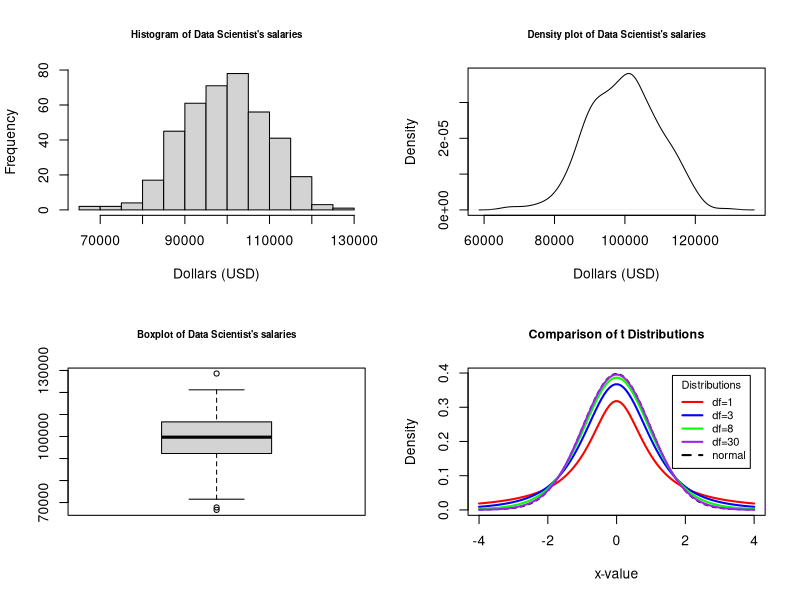
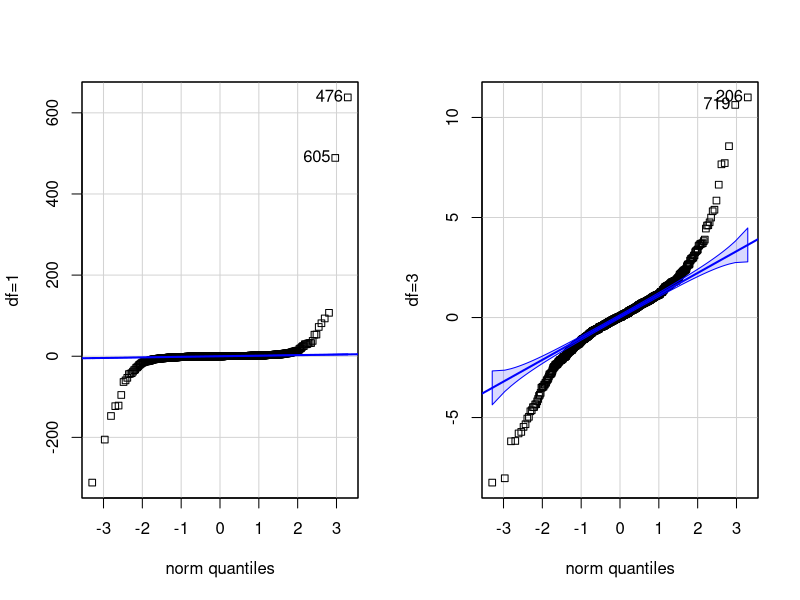
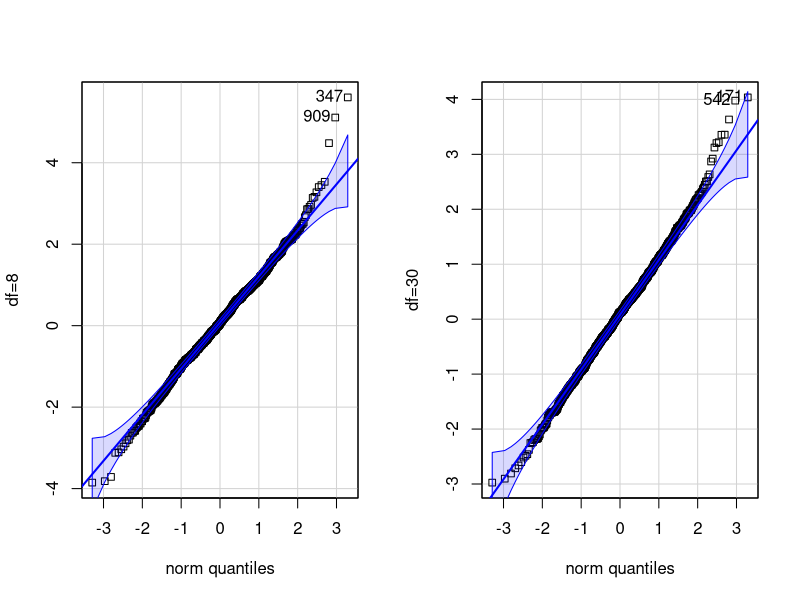
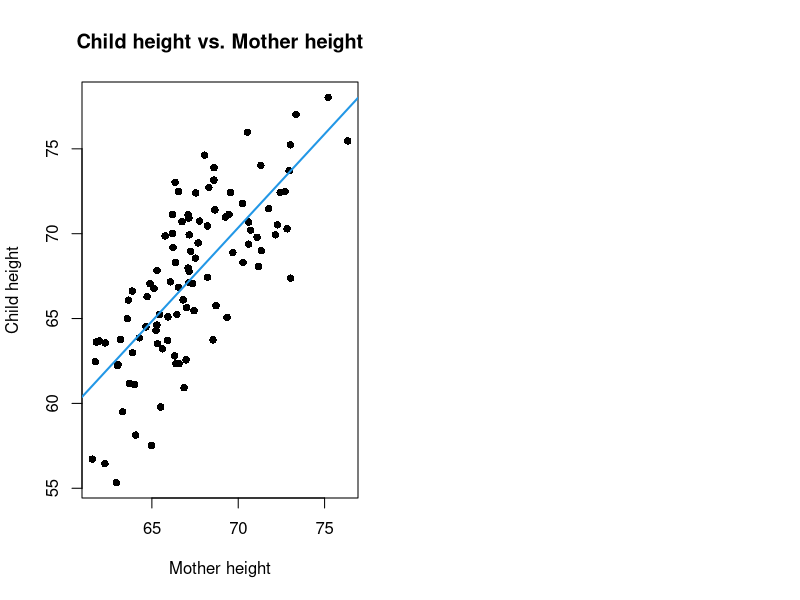

R code for these plots, in order:
## ---- chunk 1
knitr::opts_chunk$set(echo = TRUE)
## ---- chunk 2
log10(10000)
## ---- chunk 3
exp(4)
## ---- chunk 4
# If x = 3
log(exp(3))
## ---- chunk 5
log10(100)
## ---- chunk 6
log10(1/10)
## ---- chunk 7
log10(0)
## ---- chunk 8
log10(5) + log10(2)
## ---- chunk 9
#Sorting by row
Z <- matrix(data = c(1,2,3,4,5,6,7,8,9),nrow = 3, ncol = 3, byrow = TRUE)
print(Z)

#Sorting by column
Y <- matrix(data = (1:9), nrow = 3, ncol = 3, byrow = FALSE)
print(Y)
## ---- chunk 10
# Matrix A
A <- matrix(data = c(1,2,5,3,4,7), nrow = 2, ncol = 3, byrow = TRUE)

print(A)

# A transpose
print(t(A))
## ---- chunk 11
# Identity Matrix: use diag() to create an identity matrix
# I = 4x4 identity matrix
I <- diag(4)
print(I)
class(I)
## ---- chunk 12
X1 <- matrix(data = c(1,0,0,0,4,0,0,0,5), nrow = 3, byrow = TRUE)
print(X1)

# To obtain the obtain the values of the diagonal of an n x n matrix
diag(X1)

# We could also create an empty matrix and assign values to the diagonal
X2 <- matrix(data = 0, nrow = 3, ncol = 3)
diag(X2) <- c(1,4,5)
print(X2)
## ---- chunk 13
# Create an empty matrix
V <- W <- matrix(data = 0, nrow = 3, ncol = 3, byrow = TRUE)
print(W)

# Use upper.tri() or lower.tri() to change the elements of the upper triangular matrix or lower triangular matrix, respectively. 

# Upper Triangular
W[upper.tri(W, diag = TRUE)] <- c(1:6)
print(W)

# Lower Triangular 
V[lower.tri(V, diag = TRUE)] <- c(1:6)
print(V)
## ---- chunk 14
U <- matrix(data = c(1:4), nrow = 2, byrow = TRUE)

# Use solve() to obtain the inversie of a matrix
inU <- solve(U)

# Confirm you get an identity matrix
round(U %*% inU, 2)
round(inU %*% U, 2)
## ---- chunk 15
# Use det() to obtain the determinant of a matrix
det(U)
## ---- chunk 16
# Using the above matrices (Z and Y) we will show that Z + Y = X
# Adding matrices of the same dimension will produce a matrix of the same dimension
dim(Z + Y); dim (Z); dim(Y)
Z + Y
## ---- chunk 17
# Subtracting matrices of the same dimension will produce a matrix of the same dimension
dim(Z - Y); dim (Z); dim(Y)
Z - Y
## ---- chunk 18
# Multiplying a matrix by a scaler will produce a matrix of the same dimension
# Suppose that c = 3

3 * Z 
## ---- chunk 19
m1 <- matrix(data = c(3,4,2,5,1,2), nrow = 3, ncol = 2, byrow = TRUE)
print (m1) ; dim(m1)

m2 <- matrix(data = c(7,2,1,3,5,2), nrow = 2, ncol = 3, byrow = TRUE)
print(m2); dim(m2)

# Matrix multiplication
m1 %*% m2

# It is important to note that when multiplying matrices we need to use %*% rather than * because using * will multiply the values element-wise. 
print(Z); print(Y)
Z * Y 
Z %*% Y
## ---- chunk 20
Z + Y
Y + Z
## ---- chunk 21
(Z + Y) + X1
Z + (Y + X1)
## ---- chunk 22
(Z %*% Y) %*% X1
Z %*% (Y %*% X1)
## ---- chunk 23
(Z + Y) %*% X1
(Z %*% X1) + (Y %*% X1)
## ---- chunk 24
A
Im <- diag(x = 1, nrow = 2)
In <- diag(x = 1, nrow = 3)

Im %*% A
A %*% In
## ---- chunk 25
Z %*% Y
Y %*% Z
## ---- chunk 26
a1 <- rep(0, 100)
a2 <- rnorm(100, 0, 1)
a3 <- 2*rnorm(100, 0, 2)
A <- cbind(a1, a2, a3)
dim(A)

X <- as.matrix(c(1:3))
dim(X)

Y <- A %*% X
dim(Y)
## ---- chunk 27
M1 <- matrix(data = c(2,4,2,1,3,0,1,6,2),
             nrow = 3, ncol = 3, byrow = TRUE)

M2 <- matrix(data = c(1,5,0,-2,-3,0,1,9,5),
             nrow = 3, ncol = 3, byrow = TRUE)

M1 + M2
## ---- chunk 28
M3 <- matrix(data = c(2,-2,4,1,2,2), nrow = 3, ncol = 2, byrow = FALSE)

M4 <- matrix(data = c(5,3,2,4,-1,2), nrow = 2, ncol = 3, byrow = FALSE)

M3 %*% M4
## ---- chunk 29
A <- matrix(data = c(1,2,3,5,4,0), nrow = 3, ncol = 2, byrow = TRUE)

B <- matrix(data = c(4,1,7,4,2,0),nrow = 3, ncol=2, byrow = FALSE)

t(A) %*% B
## ---- chunk 30
t(B) %*% A
## ---- chunk 31
A <- matrix(data = c(1,2,1,2,2,0,1,1,1), nrow = 3, ncol = 3, byrow = TRUE)

#Use the solve() to find the inverse of a matrix
solve(A)

B <- matrix(data = c(-1, 0.5, 1, 1, 0, -1, 0, -0.5, 1), nrow = 3, ncol = 3, byrow = TRUE)

#Use the solve() to find the inverse of a matrix
solve(B)

A %*% B
## ---- chunk 32
A <- matrix (data= (1:12), nrow = 4, ncol = 3, byrow = FALSE)
B <- matrix (data = (1:24), nrow = 3, ncol = 8, byrow = TRUE)
## ---- chunk 33
A %*% B
dim(A%*%B)
## ---- chunk 34
# The following produce errors
# B %*% A
## ---- chunk 35
M5 <- matrix(data = c(1, -2, 4, 3), nrow = 2, ncol = 2, byrow = TRUE)
det(M5)
## ---- chunk 36
dat <- c(1,2,3,5,5,4,6,6,1,2,10,11,9,9,9)

# Mean
mean(dat)

# Median 
median(dat)

# Mode -- R does not have a built in function for mode but you can use the table function to see what the most common value is
table(dat)
## ---- chunk 37
# Range
range(dat)[2]-range(dat)[1]
diff(range(dat))

# Sample Variance
var(dat)

# Standard Deviation
sd(dat)
sqrt(var(dat))
## ---- chunk 38
DS_salary <- rnorm(n = 400, mean = 100000, sd = 10000)
par(mfrow=c(2,2))
hist(DS_salary, main = "Histogram of Data Scientist's salaries", cex.main = 0.7, xlab = "Dollars (USD)", breaks = 10)
plot(density(DS_salary), main = "Density plot of Data Scientist's salaries", cex.main = 0.7, xlab = "Dollars (USD)")
boxplot(DS_salary, main = "Boxplot of Data Scientist's salaries", cex.main = 0.7)
## ---- chunk 39
mean_ <- 100000
sd_ <- 10000
n <- 400
error <- qnorm(0.975)*sd_/sqrt(n)
mean_ - error # lower bound of confidence interval
mean_ + error # upper bound of confidence interval
## ---- chunk 40
# Find the proportion of sample means that is 2 points greater than or less than the state average
1 - pnorm(72, mean = 70, sd = 1)
pnorm(72, mean = 70, sd = 1, lower.tail = FALSE)
## ---- chunk 41
x <- seq(-4, 4, length=100)
zdist <- dnorm(x)

degf <- c(1, 3, 8, 30)
colors <- c("red", "blue", "green", "purple", "black")
labels <- c("df=1", "df=3", "df=8", "df=30", "normal")

plot(x, zdist, type="l", lty=2, xlab="x-value",
  ylab="Density", main="Comparison of t Distributions", cex.main=0.9)

for (i in 1:4){
  lines(x, dt(x,degf[i]), lwd=2, col=colors[i])
}

legend("topright", inset=.05, title="Distributions",
  labels, lwd=2, lty=c(1, 1, 1, 1, 2), col=colors, cex= 0.8)
## ---- chunk 42
par(mfrow=c(1,2))

for (i in 1:4){
  car::qqPlot(rt(1000, df = degf[i]), ylab = labels[i], pch=22)
}
## ---- chunk 43
set.seed(102)
x <- rnorm(100)
y <- rnorm(100)
z <- x+rnorm(100,0,.4)
w <- -x+rnorm(100,0,.4)
cov(x,z) # Positive covariance
cov(x,y) # No covariance
cov(x,w) # Negative covariance

cor(x,z) # Positive correlation
cor(x,y) # No covariance
cor(x,w) # Negative covariance
## ---- chunk 44
set.seed(102)
child_height <- rnorm(100, 67,3)
mother_height <- child_height+rnorm(100,0,3)

# We can use lm() to fit a linear model for example lm(y~x) and store the fit
fit1 <- lm(mother_height~child_height)

plot(child_height, mother_height, pch=16, 
     main="Child height vs. Mother height",
     xlab="Mother height", ylab="Child height")
abline(fit1, col=4, lwd=2)

# The summary() function produces the summary results of fitted models 
summary(fit1)
